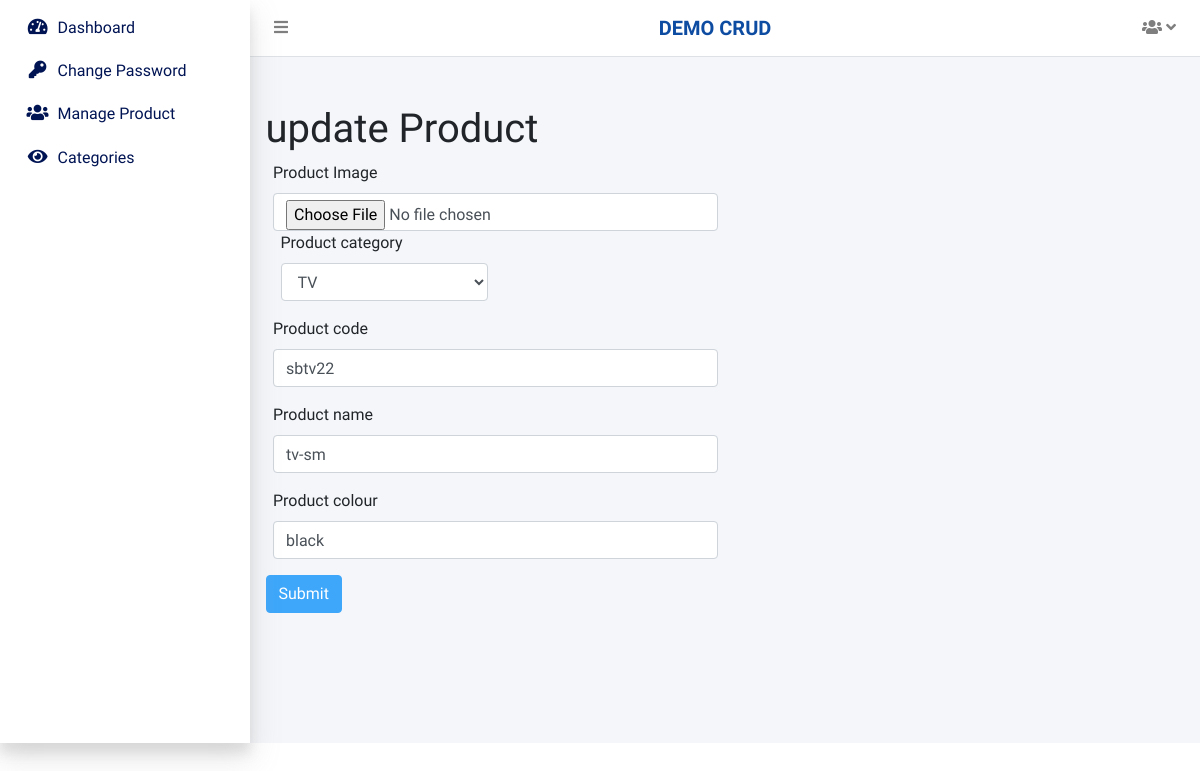
The app's page /admin/update-product.php?id=31 (signed in) with its own data.
### tables this page shows
CREATE TABLE `tbl_product` (
  `id` int(11) NOT NULL,
  `product_image` varchar(255) NOT NULL,
  `product_category` varchar(255) NOT NULL,
  `product_code` varchar(255) NOT NULL,
  `product_name` varchar(255) NOT NULL,
  `product_colour` varchar(255) NOT NULL,
  `created_at` datetime NOT NULL DEFAULT current_timestamp()
);

### include/DbConfig.php (called while the page is built, shortened)
<?php
class DbConfig
{
    private $_host = 'localhost';
    private $_username = 'root';
    private $_password = '';
    private $_database = 'projects';
    protected $connection;
    public function __construct()
    {
        if (!isset($this->connection)) {
            $this->connection = new mysqli($this->_host, $this->_username, $this->_password, $this->_database);
        }
        return $this->connection;
    }
}
?>

### include/Crud.php (called while the page is built, shortened)
<?php
include_once 'DbConfig.php';
class Crud extends DbConfig
{
    public function getData($query)
    {
        $result = $this->connection->query($query);
        $rows = array();
        while ($row = $result->fetch_assoc()) {
            $rows[] = $row;
        }
        return $rows;
    }
}
?>

### admin/update-product.php (the view, shortened to what this page needs)
<?php require("admin-header.php");
include_once 'DbConfig.php';
$crud = new Crud();
      $id = $_GET['id'];
     $res=$crud->getData("SELECT * FROM ".TABLE_PREFIX ."product where id = '".$id."' ");
     $data=$res[0];
?>
<div class="content-wrapper">
    <section class="content nw-list">
        <div class="row d-flex align-items-stretch">
            <div class="col-lg-12">
                <div class="container mt-5">
                    <h1> update Product </h1>
                    <form action="" method="post"  enctype="multipart/form-data">
                        <div class="mb-3 col-md-6">
                            <label for="exampleInputEmail1" class="form-label">Product Image</label>
                            <input type="file" name="product_image" class="form-control" value="<?php if (isset($_FILES['product_image'])) {
                                                                                          echo $data['product_image'];
                                                                                        } ?>" class="inputs-prgnis required">
                       <div class="mb-3 col-md-6">
                        <label for="" class="form-label">Product category</label>
                        <select name="product_category" class="form-control">
                            <option value="tv"
                            <?php
                                if($data['product_category'] =='tv')
                                {
                                    echo"selected";
                                }
                                ?>
                            >TV</option>
                            </select>
                        </div>
                            <label for="exampleInputEmail1" class="form-label">Product code</label>
                            <input type="text" name="product_code" class="form-control" value="<?php echo $data['product_code'];?>" class="inputs-prgnis required">
                        </div>
                       <div class="mb-3 col-md-6">
                            <label for="exampleInputPassword1" class="form-label">Product name</label>
                            <input type="text" name="product_name" class="form-control" value="<?php echo $data['product_name'];?>" class="inputs-prgnis required">
                        </div>
                        <div class="mb-3 col-md-6">
                            <label for="exampleInputPassword1" class="form-label">Product colour</label>
                            <input type="text" name="product_colour" class="form-control" value="<?php echo $data['product_colour'];?>" class="inputs-prgnis required">
                        </div>
                        <input type="submit" class="btn btn-primary" name="submit" value="Submit"></button>
                    </form>
                </div>

### records on screen
tbl_product: product_category "TV", product_code "sbtv22", product_name "tv-sm", product_colour "black"

### other values on screen
SITE_TITLE "DEMO CRUD"
